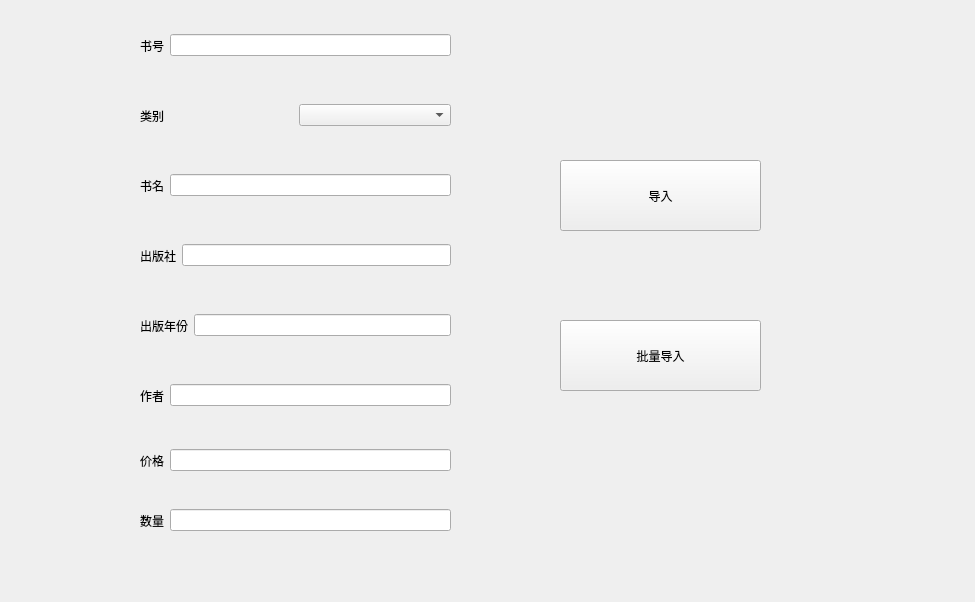
<?xml version="1.0" encoding="UTF-8"?>
<ui version="4.0">
 <class>InsertBook</class>
 <widget class="QWidget" name="InsertBook">
  <property name="geometry">
   <rect>
    <x>0</x>
    <y>0</y>
    <width>975</width>
    <height>602</height>
   </rect>
  </property>
  <property name="windowTitle">
   <string>Form</string>
  </property>
  <widget class="QWidget" name="horizontalLayoutWidget_3">
   <property name="geometry">
    <rect>
     <x>140</x>
     <y>80</y>
     <width>311</width>
     <height>71</height>
    </rect>
   </property>
   <layout class="QHBoxLayout" name="horizontalLayout_11">
    <item>
     <widget class="QLabel" name="label_12">
      <property name="text">
       <string>类别</string>
      </property>
     </widget>
    </item>
    <item>
     <widget class="QComboBox" name="bookcategory"/>
    </item>
   </layout>
  </widget>
  <widget class="QWidget" name="horizontalLayoutWidget">
   <property name="geometry">
    <rect>
     <x>140</x>
     <y>10</y>
     <width>311</width>
     <height>71</height>
    </rect>
   </property>
   <layout class="QHBoxLayout" name="horizontalLayout_14">
    <item>
     <widget class="QLabel" name="label_15">
      <property name="text">
       <string>书号</string>
      </property>
     </widget>
    </item>
    <item>
     <widget class="QLineEdit" name="bookbno"/>
    </item>
   </layout>
  </widget>
  <widget class="QWidget" name="horizontalLayoutWidget_7">
   <property name="geometry">
    <rect>
     <x>140</x>
     <y>360</y>
     <width>311</width>
     <height>71</height>
    </rect>
   </property>
   <layout class="QHBoxLayout" name="horizontalLayout_15">
    <item>
     <widget class="QLabel" name="label_16">
      <property name="text">
       <string>作者</string>
      </property>
     </widget>
    </item>
    <item>
     <widget class="QLineEdit" name="bookauthor"/>
    </item>
   </layout>
  </widget>
  <widget class="QWidget" name="horizontalLayoutWidget_8">
   <property name="geometry">
    <rect>
     <x>140</x>
     <y>490</y>
     <width>311</width>
     <height>61</height>
    </rect>
   </property>
   <layout class="QHBoxLayout" name="horizontalLayout_16">
    <item>
     <widget class="QLabel" name="label_17">
      <property name="text">
       <string>数量</string>
      </property>
     </widget>
    </item>
    <item>
     <widget class="QLineEdit" name="booktotal"/>
    </item>
   </layout>
  </widget>
  <widget class="QWidget" name="horizontalLayoutWidget_5">
   <property name="geometry">
    <rect>
     <x>140</x>
     <y>290</y>
     <width>311</width>
     <height>71</height>
    </rect>
   </property>
   <layout class="QHBoxLayout" name="horizontalLayout_18">
    <item>
     <widget class="QLabel" name="label_19">
      <property name="text">
       <string>出版年份</string>
      </property>
     </widget>
    </item>
    <item>
     <widget class="QLineEdit" name="bookyear"/>
    </item>
   </layout>
  </widget>
  <widget class="QPushButton" name="InsertPushButton">
   <property name="geometry">
    <rect>
     <x>560</x>
     <y>160</y>
     <width>201</width>
     <height>71</height>
    </rect>
   </property>
   <property name="text">
    <string>导入</string>
   </property>
  </widget>
  <widget class="QWidget" name="layoutWidget">
   <property name="geometry">
    <rect>
     <x>140</x>
     <y>220</y>
     <width>311</width>
     <height>71</height>
    </rect>
   </property>
   <layout class="QHBoxLayout" name="horizontalLayout_12">
    <item>
     <widget class="QLabel" name="label_13">
      <property name="text">
       <string>出版社</string>
      </property>
     </widget>
    </item>
    <item>
     <widget class="QLineEdit" name="bookpress"/>
    </item>
   </layout>
  </widget>
  <widget class="QWidget" name="layoutWidget_2">
   <property name="geometry">
    <rect>
     <x>140</x>
     <y>150</y>
     <width>311</width>
     <height>71</height>
    </rect>
   </property>
   <layout class="QHBoxLayout" name="horizontalLayout_10">
    <item>
     <widget class="QLabel" name="label_11">
      <property name="text">
       <string>书名</string>
      </property>
     </widget>
    </item>
    <item>
     <widget class="QLineEdit" name="booktitle"/>
    </item>
   </layout>
  </widget>
  <widget class="QWidget" name="layoutWidget_3">
   <property name="geometry">
    <rect>
     <x>140</x>
     <y>430</y>
     <width>311</width>
     <height>61</height>
    </rect>
   </property>
   <layout class="QHBoxLayout" name="horizontalLayout_17">
    <item>
     <widget class="QLabel" name="label_18">
      <property name="text">
       <string>价格</string>
      </property>
     </widget>
    </item>
    <item>
     <widget class="QLineEdit" name="bookprice">
      <property name="text">
       <string/>
      </property>
     </widget>
    </item>
   </layout>
  </widget>
  <widget class="QPushButton" name="BatchInsertPushButton">
   <property name="geometry">
    <rect>
     <x>560</x>
     <y>320</y>
     <width>201</width>
     <height>71</height>
    </rect>
   </property>
   <property name="text">
    <string>批量导入</string>
   </property>
  </widget>
 </widget>
 <resources/>
 <connections/>
</ui>
